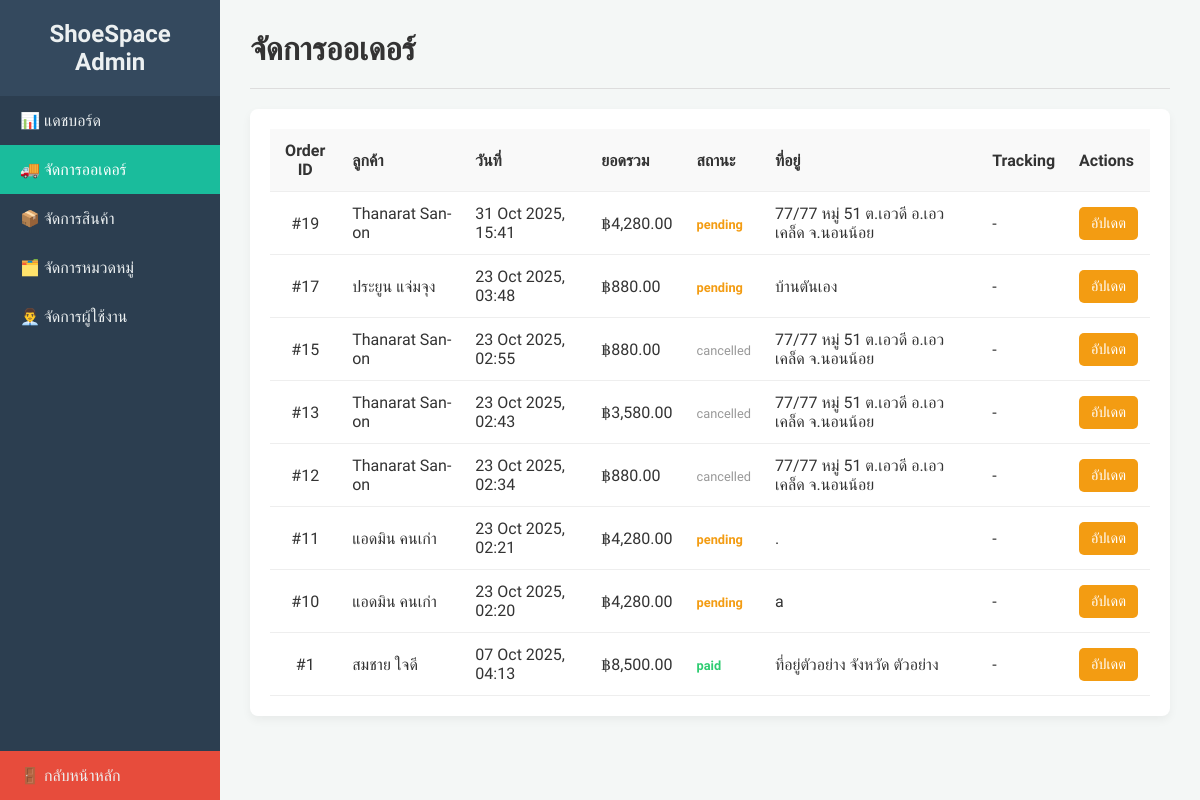
Screenshot of /admin_orders.php with the database file from the repository.
### tables this page shows
CREATE TABLE `orders` (
  `order_id` int(11) NOT NULL,
  `user_id` int(11) DEFAULT NULL,
  `order_date` timestamp NOT NULL DEFAULT current_timestamp(),
  `status` enum('pending','paid','shipped','delivered','cancelled') DEFAULT 'pending',
  `total_amount` decimal(10,2) DEFAULT 0.00,
  `shipping_address` text DEFAULT NULL,
  `payment_method` varchar(50) DEFAULT NULL,
  `tracking_number` varchar(100) DEFAULT NULL
);

CREATE TABLE `users` (
  `user_id` int(11) NOT NULL,
  `username` varchar(50) NOT NULL,
  `password` varchar(255) NOT NULL,
  `fullname` varchar(100) DEFAULT NULL,
  `email` varchar(100) DEFAULT NULL,
  `phone` varchar(20) DEFAULT NULL,
  `address` text DEFAULT NULL,
  `created_at` timestamp NOT NULL DEFAULT current_timestamp()
);

### admin_orders.php (the view, shortened to what this page needs)
<?php
require_once 'db_connect.php';
$page_title = "จัดการออเดอร์";
$sql_orders = "SELECT o.*, u.fullname
               FROM orders o
               LEFT JOIN users u ON o.user_id = u.user_id
               ORDER BY o.order_date DESC";
$all_orders = $conn->query($sql_orders);
?>
<!DOCTYPE html>
<html lang="th">
<head>
    <link rel="stylesheet" href="admin_style.css">
</head>
<body>
    <div class="admin-layout">
        <aside class="sidebar">
            <div class="sidebar-header">
                <h2>ShoeSpace Admin</h2>
            </div>
            <nav class="sidebar-nav">
                <a href="admin_dashboard.php" class="<?php echo ($page_title == 'แดชบอร์ด') ? 'active' : ''; ?>">📊 แดชบอร์ด</a>
                <a href="admin_orders.php" class="<?php echo ($page_title == 'จัดการออเดอร์') ? 'active' : ''; ?>">🚚 จัดการออเดอร์</a>
                <a href="admin_products.php" class="<?php echo ($page_title == 'จัดการสินค้า') ? 'active' : ''; ?>">📦 จัดการสินค้า</a>
                <a href="admin_categories.php" class="<?php echo ($page_title == 'จัดการหมวดหมู่') ? 'active' : ''; ?>">🗂️ จัดการหมวดหมู่</a>
                <a href="admin_users.php" class="<?php echo ($page_title == 'จัดการผู้ใช้งาน') ? 'active' : ''; ?>">👨‍💼 จัดการผู้ใช้งาน</a>
                <a href="index.php" class="logout">🚪 กลับหน้าหลัก</a>
            </nav>
        </aside>
        <main class="main-content">
            <header class="main-header">
                <h1>จัดการออเดอร์</h1>
            </header>
            <div class="table-container full-width">
                <table>
                    <thead>
                        <tr>
                            <th>Order ID</th>
                            <th>ลูกค้า</th>
                            <th>วันที่</th>
                            <th>ยอดรวม</th>
                            <th>สถานะ</th>
                            <th>ที่อยู่</th>
                            <th>Tracking</th>
                            <th>Actions</th>
                        </tr>
                    </thead>
                    <tbody>
                        <?php while($order = $all_orders->fetch_assoc()): ?>
                        <tr>
                            <td>#<?php echo $order['order_id']; ?></td>
                            <td><?php echo htmlspecialchars($order['fullname'] ?? 'N/A'); ?></td>
                            <td><?php echo date('d M Y, H:i', strtotime($order['order_date'])); ?></td>
                            <td>฿<?php echo number_format($order['total_amount'], 2); ?></td>
                            <td><span class="status-<?php echo $order['status']; ?>"><?php echo $order['status']; ?></span></td>
                            <td><?php echo htmlspecialchars($order['shipping_address'] ?? ''); ?></td>
                            <td><?php echo htmlspecialchars($order['tracking_number'] ?? '-'); ?></td>
                            <td>
                                <a href="admin_order_edit.php?id=<?php echo $order['order_id']; ?>" class="btn-edit">อัปเดต</a>
                            </td>
                        </tr>
                        <?php endwhile; ?>
                    </tbody>
                </table>
            </div>
        </main> </div> </body>
</html>

### admin_style.css (style rules this page uses)
body { font-family: 'Sarabun', sans-serif; margin: 0; background-color: #f4f7f6; color: #333; }
* { box-sizing: border-box; }
.admin-layout { display: flex; min-height: 100vh; }
.sidebar { width: 250px; background-color: #2c3e50; color: #ecf0f1; display: flex; flex-direction: column; }
.sidebar-header { padding: 20px; text-align: center; background-color: #34495e; }
.sidebar-header h2 { margin: 0; font-size: 1.5rem; }
.sidebar-nav { flex-grow: 1; display: flex; flex-direction: column; }
.sidebar-nav a { color: #ecf0f1; text-decoration: none; padding: 15px 20px; display: block; transition: background-color 0.2s ease; }
.sidebar-nav a.active { background-color: #1abc9c; color: #fff; }
.sidebar-nav a.logout { margin-top: auto; background-color: #e74c3c; }
.main-content { flex-grow: 1; padding: 30px; }
.main-header { padding-bottom: 20px; border-bottom: 1px solid #ddd; margin-bottom: 20px; }
.main-header h1 { margin: 0; }
.table-container { background-color: #fff; border-radius: 8px; padding: 20px; box-shadow: 0 4px 10px rgba(0,0,0,0.05); overflow-x: auto; }
table { width: 100%; border-collapse: collapse; }
th, td { padding: 12px; border-bottom: 1px solid #eee; text-align: left; }
th { background-color: #f9f9f9; }
.status-pending { color: #f39c12; font-weight: bold; }
.status-paid { color: #2ecc71; font-weight: bold; }
.table-container.full-width { grid-column: 1 / -1; }
.btn-add, .btn-edit, .btn-submit, .btn-delete, .btn-cancel, .btn-stock, .btn-back { display: inline-block; padding: 8px 12px; border-radius: 5px; text-decoration: none; font-size: 0.9rem; font-weight: 500; cursor: pointer; border: none; }
.btn-edit { background-color: #f39c12; color: #fff; }
.main-header { display: flex; justify-content: space-between; align-items: center; }
th:first-child, td:first-child { width: 70px; text-align: center; }
td span { color: #999; font-size: 0.8em; }
td:last-child a { margin-right: 5px; }
td:last-child a:last-child { margin-right: 0; }

### rows the page displays
orders: order_id "19", user.fullname "Thanarat San-on", order_date "31 Oct 2025, 15:41", total_amount "4,280.00", status "pending", shipping_address "77/77 หมู่ 51 ต.เอวดี อ.เอวเคล็ด จ.นอนน้อย", tracking_number "-"
orders: order_id "17", user.fullname "ประยูน แจ่มจุง", order_date "23 Oct 2025, 03:48", total_amount "880.00", status "pending", shipping_address "บ้านตันเอง", tracking_number "-"
orders: order_id "15", user.fullname "Thanarat San-on", order_date "23 Oct 2025, 02:55", total_amount "880.00", status "cancelled", shipping_address "77/77 หมู่ 51 ต.เอวดี อ.เอวเคล็ด จ.นอนน้อย", tracking_number "-"
orders: order_id "13", user.fullname "Thanarat San-on", order_date "23 Oct 2025, 02:43", total_amount "3,580.00", status "cancelled", shipping_address "77/77 หมู่ 51 ต.เอวดี อ.เอวเคล็ด จ.นอนน้อย", tracking_number "-"
orders: order_id "12", user.fullname "Thanarat San-on", order_date "23 Oct 2025, 02:34", total_amount "880.00", status "cancelled", shipping_address "77/77 หมู่ 51 ต.เอวดี อ.เอวเคล็ด จ.นอนน้อย", tracking_number "-"
orders: order_id "11", user.fullname "แอดมิน คนเก่า", order_date "23 Oct 2025, 02:21", total_amount "4,280.00", status "pending", shipping_address ".", tracking_number "-"
orders: order_id "10", user.fullname "แอดมิน คนเก่า", order_date "23 Oct 2025, 02:20", total_amount "4,280.00", status "pending", shipping_address "a", tracking_number "-"
orders: order_id "1", user.fullname "สมชาย ใจดี", order_date "07 Oct 2025, 04:13", total_amount "8,500.00", status "paid", shipping_address "ที่อยู่ตัวอย่าง จังหวัด ตัวอย่าง", tracking_number "-"
